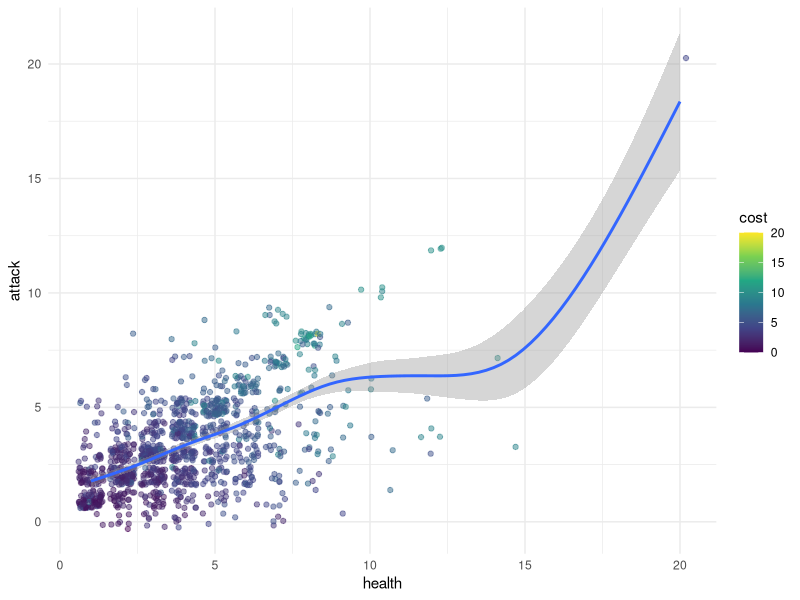

This chart was generated by the following R code:
## ---- chunk 1
knitr::opts_chunk$set(cache = TRUE, echo = FALSE, warning = FALSE, message = FALSE)
## ---- chunk 2
library(tidyverse)
library(kableExtra)
cards <- read_csv("../Data/cards.csv") %>%
  filter(!is.na(cost))
## ---- chunk 3
cards %>% 
  filter(type == "MINION") %>%
  ggplot(aes(x = health, y = attack, color = cost)) + 
  geom_jitter(alpha = 0.5) + 
  geom_smooth() +
  theme_minimal() +
  scale_color_viridis_c()
## ---- chunk 4
cards %>%
  group_by(type, cardClass) %>%
  summarise(n = n()) %>%
  arrange(desc(n)) %>%
  kable()
